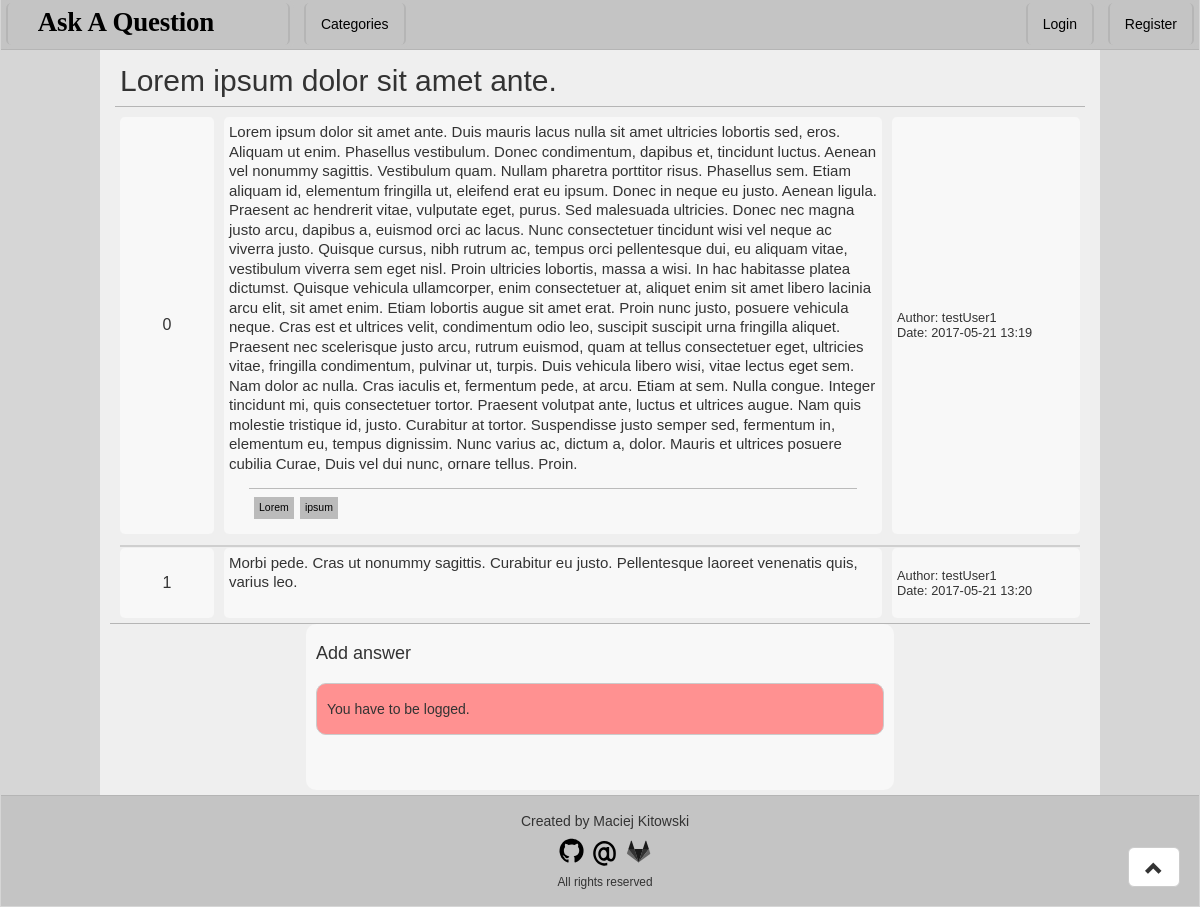
The app's page /question/81, older data.
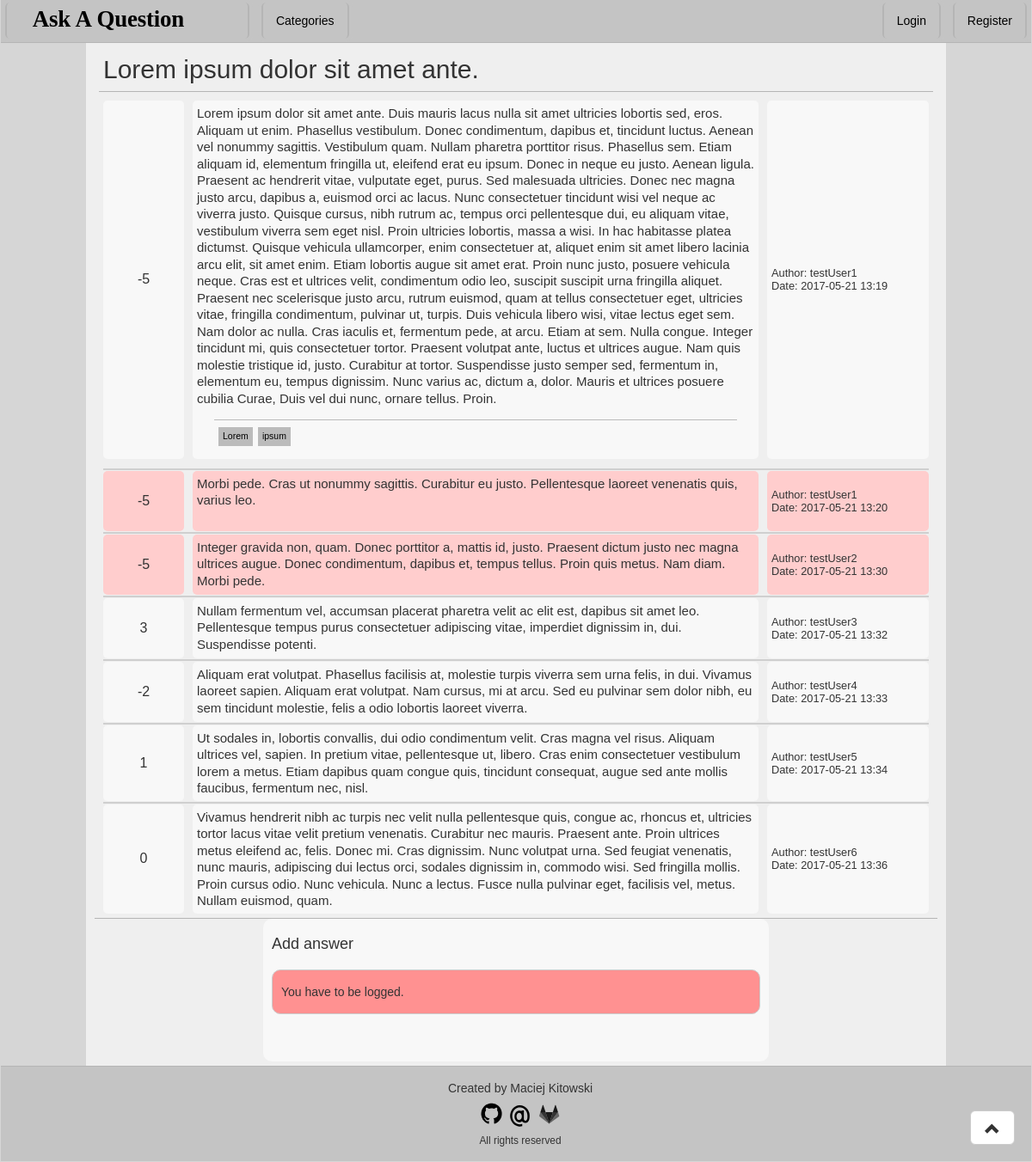
The same page, newer data.
### Question/models.py (models this page shows, shortened)
class Question(models.Model):
    author = models.ForeignKey(User)
    title = models.CharField('Title', max_length = 255)
    askDate = models.DateTimeField('Ask Date', auto_now_add=True)
    content = models.TextField('Content')
    categories = models.ManyToManyField(Category, verbose_name = 'Categories', blank = True)
    answers = models.ManyToManyField(Answer, verbose_name = 'Answers', blank = True)
    views = models.ManyToManyField(View, verbose_name = 'Views', blank = True)
    votes  = models.ManyToManyField(Vote, verbose_name = 'Votes', blank = True)
    def getRating(self):
        if self.votes.all().aggregate(Sum('vote')).get('vote__sum', 0) is None:
            return 0
        else:
            return self.votes.all().aggregate(Sum('vote')).get('vote__sum', 0)
    def getViews(self):
        return self.views.all().count()
    getRating.short_description = 'Votes'
    getViews.short_description = 'Views'
    class Meta:
        verbose_name = 'Question'
        verbose_name_plural = 'Questions'

class Category(models.Model):
    name = models.SlugField('Name')
    class Meta:
        verbose_name = 'Category'
        verbose_name_plural = 'Categories'
    def __unicode__(self):
        return self.name
    def countReferences(obj):
        return Question.objects.filter(categories__in=[obj]).count()
    countReferences.short_description = 'References'

class Answer(models.Model):
    author = models.ForeignKey(User)
    answerDate = models.DateTimeField('Answer Date', auto_now_add=True)
    content = models.TextField('Content')
    votes = models.ManyToManyField(Vote, verbose_name = 'Votes', blank = True)
    def getRating(self):
        if self.votes.all().aggregate(Sum('vote')).get('vote__sum', 0) is None:
            return 0
        else:
            return self.votes.all().aggregate(Sum('vote')).get('vote__sum', 0)
    getRating.short_description = 'Votes'
    class Meta:
        verbose_name = 'Answer'
        verbose_name_plural = 'Answers'

### Question/views.py (the view, shortened to what this page needs)
# urls.py: url(r'^question/(?P<pk>[\d]+)', views.QuestionView.as_view(), name='question'),
class QuestionView(generic.DetailView):
    template_name = 'question.html'
    model = models.Question
    def getIP(self):
        x_forwarded_for = self.request.META.get('HTTP_X_FORWARDED_FOR')
        if x_forwarded_for:
            ip = x_forwarded_for.split(',')[-1].strip()
        else:
            ip = self.request.META.get('REMOTE_ADDR')
        return ip
    def get_context_data(self, **kwargs):
        agent = self.request.META.get('HTTP_USER_AGENT')
        if self.request.user.is_authenticated():
            view = models.View.objects.create(user = self.request.user, useragent = agent, ip = self.getIP() )
        else:
            view = models.View.objects.create(useragent = agent, ip = self.getIP() )
        models.Question.objects.get(pk=self.kwargs['pk']).views.add(view)
        context = super(QuestionView, self).get_context_data(**kwargs)
        return context

### Question/templates/question.html (shortened to what this page needs)
{% extends 'base.html' %}
{% load staticfiles %}
{% block CSS %}
    <link rel="stylesheet" href="{% static 'css/question.css' %}">
{% endblock %}
{% block content %}
    <div id="question">
        <div id="title">
            {{ question.title }}
        </div>
        <table>
            <tr>
                <td class="votes">
                    {{ question.getRating }}
                </td>
                <td class="content">
                    {{ question.content }}
                    <div id="questionCategories">
                        {% for cat in question.categories.all %}
                            <a href = "/category/{{ cat }}/1" class = "category">{{ cat }}</a>
                        {% endfor %}
                    </div>
                </td>
                <td class="details">
                    <div class="author"> Author: {{ question.author }} </div>
                    <div class="date"> Date: {{ question.askDate|date:'Y-m-d H:i' }} </div>
                </td>
            </tr>
        </table>
    </div>
    <div id="answers">
        {% for ans in question.answers.all %}
            <table>
                {% if ans.getRating <= -5 %}
                <tr class="lowVote">
                {% endif %}
                <tr>
                    {% if ans.getRating <= -5 %}
                        <td class="votes lowVote">
                    {% elif ans.getRating >= 5 %}
                        <td class="votes highVote">
                    {% else %}
                        <td class="votes">
                    {% endif %}
                        {{ ans.getRating }}<br/>
                    </td>
                    {% if ans.getRating <= -5 %}
                        <td class="content lowVote">
                    {% elif ans.getRating >= 5 %}
                        <td class="content highVote">
                    {% else %}
                        <td class="content">
                    {% endif %}
                        {{ ans.content }}
                    </td>
                    {% if ans.getRating <= -5 %}
                        <td class="details lowVote">
                    {% elif ans.getRating >= 5 %}
                        <td class="details highVote">
                    {% else %}
                        <td class="details">
                    {% endif %}
                        <div class="author"> Author: {{ ans.author }} </div>
                        <div class="date"> Date: {{ ans.answerDate|date:'Y-m-d H:i' }} </div>
                    </td>
                </tr>
                <hr/>
            </table>
        {% endfor %}
    </div>
    <div id="answerForm">
        <h4>Add answer</h4>
        {% if user.is_authenticated %}
            <form method="post" action="">
                {% csrf_token %}
                <div class="input-group">
                    <div class="input-group-addon"><i class="glyphicon glyphicon-pencil"></i></div>
                    <textarea class="form-control" rows="2" name="answer"></textarea>
                </div>
                <div class="SubmitButton">
                    <button type="submit" class="btn btn-primary" value="send">Send</button>
                </div>
            </form>
        {% else %}
            <div class="Error"> You have to be logged.</div>
        {% endif %}
    </div>
{% endblock %}

### Question/templates/base.html (shortened to what this page needs)
{% load staticfiles %}
<html>
    <head>
        <link rel="stylesheet" href="{% static 'bootstrap/css/bootstrap.min.css' %}">
        <link rel="stylesheet" href="{% static 'css/base.css' %}">
        {% block CSS %}{% endblock %}
    </head>
    <body>
        <div id="header">
            <a href="/" class="Button"><img src="{% static 'graphics/logo.svg' %}" width="250px" height="40px"></img></a>
            <a href="/categories" class="Button"> Categories </a>
            <div id="auth">
                {% if user.is_authenticated %}
                    <small>Logged as <b>{{ user.get_username }}</b></small>
                    {% if request.user.is_staff %}
                        <a href="/admin" class="Button">Admin</a>
                    {% endif %}
                    <a href="/logout" class="Button">Logout</a>
                    {% else %}
                      <a href="/login" class="Button">Login</a>
                      <a href="/register" class="Button">Register</a>
                {% endif %}
            </div>
        </div>
        <div id="mainContent">
            {% block content %}
            {% endblock %}
        </div>
        <a href="#" class="btn btn-default btn-lg" role="button" id="backToTop"><span class="glyphicon glyphicon-chevron-up"></span></a>
        <div id="footer">
            Created by Maciej Kitowski <br/>
            <a href = "https://github.com/MaciejKitowski"><small><img src="{% static 'graphics/github.svg' %}" width="30px"></img></small></a>
            <a href = "mailto:MaciejKitowski&#64;hotmail.com"><small><img src="{% static 'graphics/email.svg' %}" width="30px"></img></small></a>
            <a href = "https://gitlab.com/Horunkan"><small><img src="{% static 'graphics/gitlab.svg' %}" width="30px"></img></small></a> <br/>
            <small>All rights reserved</small>
        </div>
    </body>
</html>

### static/css/base.css (style rules this page uses)
body { font-family: Verdana, Geneva, Tahoma, sans-serif; background-color: #D6D6D6; }
#header { height: 50px; margin: 0px 1px 0px 1px; background-color: #C4C4C4; border-bottom: 1px solid #B5B5B5; }
.Button { vertical-align: bottom; margin: 3px 5px 0px 5px; padding: 0px 15px 0px 15px; display:inline-block; height: 42px; line-height: 42px; background-color: #C4C4C4; outline: 4px solid #C4C4C4; border-bottom: 0px solid white; border-top: 0px solid white; border-left: 2px solid #B5B5B5; border-right: 2px solid #B5B5B5; color: black; text-align: center; text-decoration: none; border-radius: 5px; }
#auth { float: right; line-height: 42px; }
#mainContent { float: center; padding: 1px 10px 5px 10px; margin: 0px 100px 0px 100px; background-color: #EFEFEF; }
#mainContent table { width: 100%; }
#mainContent tr { border-bottom: 1px solid #B5B5B5; background-color: #EFEFEF; }
#mainContent td { text-align: center; height: 70px; }
#backToTop { cursor: pointer; position: fixed; bottom: 20px; right: 20px; }
#footer { padding: 15px 0px 15px 10px; margin: 0px 1px 1px 1px; background-color: #C4C4C4; border-top: 1px solid #B5B5B5; text-align: center; }

### static/css/question.css (style rules this page uses)
#question { padding-bottom: 5px; }
#title { font-size: 30px; border-bottom: 1px solid #B5B5B5; margin: 15px 5px 10px 5px; padding: 0px 5px 10px 5px; line-height: 100%; font-family: Arial, Helvetica, sans-serif; }
#mainContent table { border-collapse: separate; border-spacing: 10px 0px; }
#mainContent hr { border: 1px solid #CFCFCF; margin: 1px 10px 1px 10px; }
#mainContent td { text-align: left; border-radius: 5px; }
#mainContent td.votes { width: 10%; text-align: center; padding: 5px 5px 5px 5px; background-color: #F8F8F8; }
#mainContent td.content { width: 70%; font-size: 15px; line-height: 130%; padding: 5px 5px 5px 5px; background-color: #F8F8F8; vertical-align: top; }
#questionCategories { border-top: 1px solid #BBBBBB; margin: 15px 20px 5px 20px; padding: 5px 5px 5px 5px; }
#questionCategories a.category { display:inline-block; margin-top: 3px; margin-right: 2px; padding: 1px 5px 1px 5px; background-color: #BBBBBB; text-decoration: none; color: black; font-size: 70%; }
#mainContent td.details { font-size: 80%; width: 20%; padding: 5px 5px 5px 5px; background-color: #F8F8F8; }
#answers { border-bottom: 1px solid #B5B5B5; padding-top: 5px; padding-bottom: 5px; }
#answers td.lowVote { background-color: #FFCDCD; }
#answerForm { margin: 0px 20% 0px 20%; padding: 10px 10px 35px 10px; background-color: #F8F8F8; border-radius: 10px; }
.Error { padding: 0 10px 0 10px; margin: 20px auto 20px auto; line-height: 50px; background-color: #ff9191; border-radius: 10px; border: 1px solid #CBCBCB; }

Row changes from the older to the newer data that the page shows:
computed for Question "Lorem ipsum dolor sit amet ante.": getRating "0" → "-5"
computed for Answer "testUser1": getRating "1" → "-5"
added Answer: getRating "-5", content "Integer gravida non, quam. Donec porttitor a, mattis id, justo. Praesent dictum justo nec magna ultrices augue. Donec condimentum, dapibus et, tempus tellus. Proin quis metus. Nam diam. Morbi pede.", author "testUser2", answerDate "2017-05-21 13:30"
added Answer: getRating "3", content "Nullam fermentum vel, accumsan placerat pharetra velit ac elit est, dapibus sit amet leo. Pellentesque tempus purus consectetuer adipiscing vitae, imperdiet dignissim in, dui. Suspendisse potenti.", author "testUser3", answerDate "2017-05-21 13:32"
added Answer: getRating "-2", content "Aliquam erat volutpat. Phasellus facilisis at, molestie turpis viverra sem urna felis, in dui. Vivamus laoreet sapien. Aliquam erat volutpat. Nam cursus, mi at arcu. Sed eu pulvinar sem dolor nibh, eu sem tincidunt molestie, felis a odio lobortis laoreet viverra.", author "testUser4", answerDate "2017-05-21 13:33"
added Answer: getRating "1", content "Ut sodales in, lobortis convallis, dui odio condimentum velit. Cras magna vel risus. Aliquam ultrices vel, sapien. In pretium vitae, pellentesque ut, libero. Cras enim consectetuer vestibulum lorem a metus. Etiam dapibus quam congue quis, tincidunt consequat, augue sed ante mollis faucibus, fermentum nec, nisl.", author "testUser5", answerDate "2017-05-21 13:34"
added Answer: getRating "0", content "Vivamus hendrerit nibh ac turpis nec velit nulla pellentesque quis, congue ac, rhoncus et, ultricies tortor lacus vitae velit pretium venenatis. Curabitur nec mauris. Praesent ante. Proin ultrices metus eleifend ac, felis. Donec mi. Cras dignissim. Nunc volutpat urna. Sed feugiat venenatis, nunc mauris, adipiscing dui lectus orci, sodales dignissim in, commodo wisi. Sed fringilla mollis. Proin cursus odio. Nunc vehicula. Nunc a lectus. Fusce nulla pulvinar eget, facilisis vel, metus. Nullam euismod, quam.", author "testUser6", answerDate "2017-05-21 13:36"
